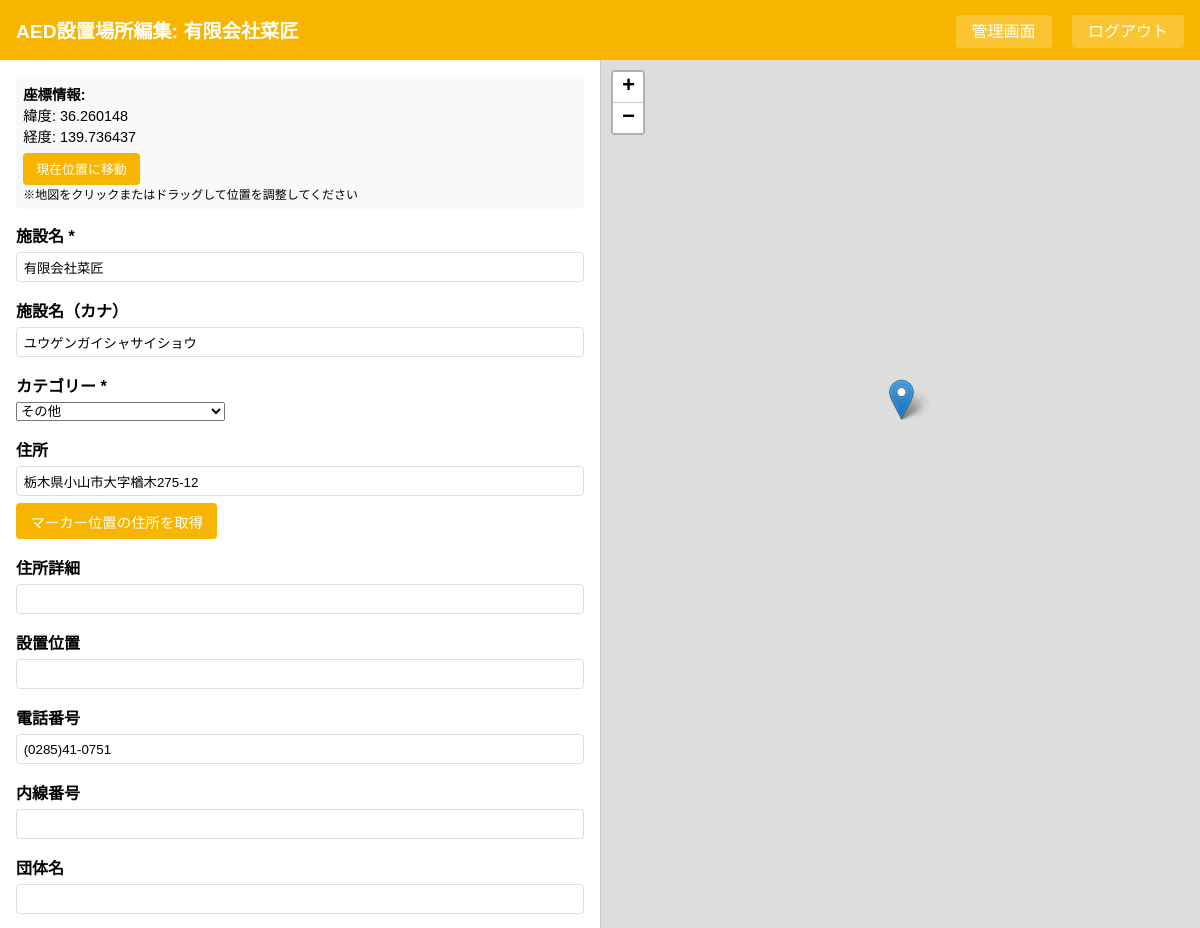
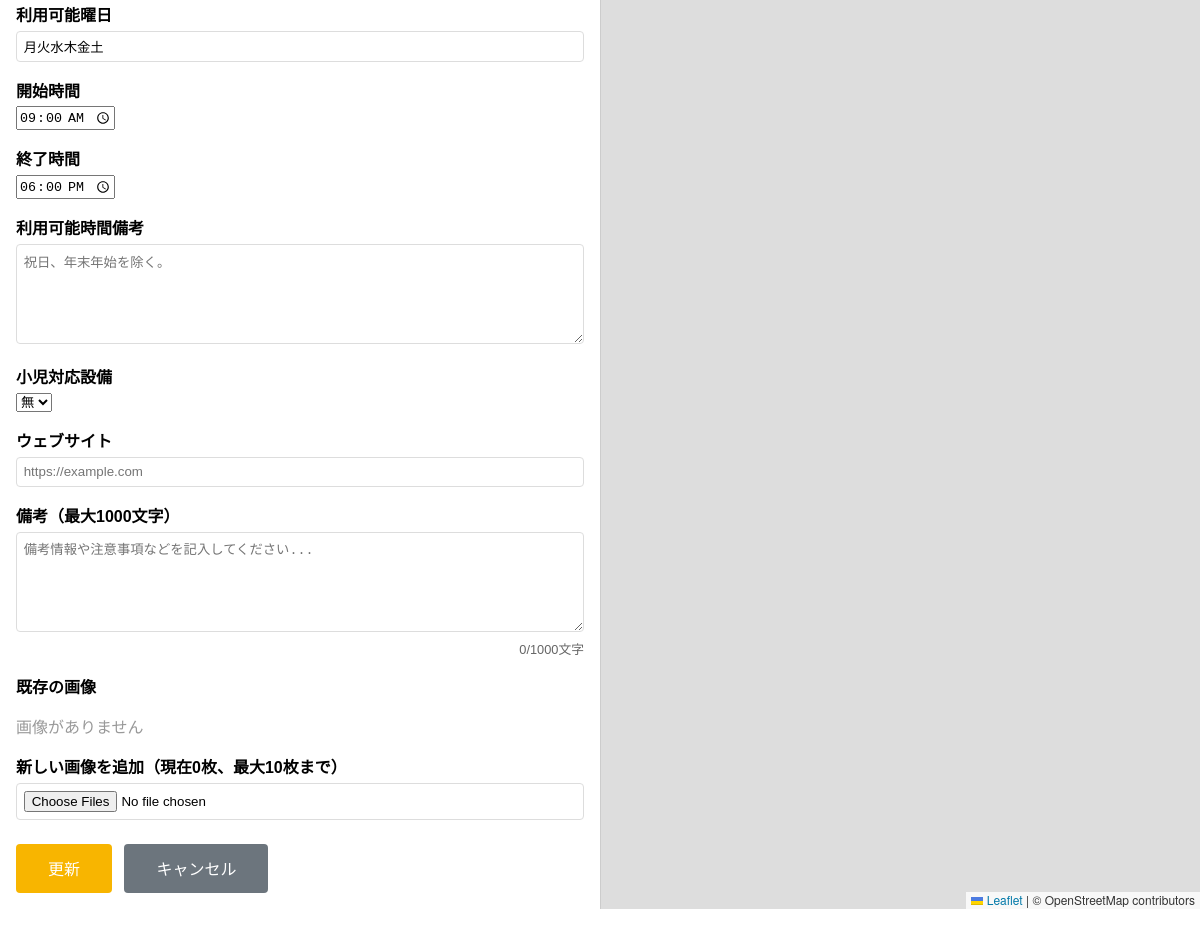
The page /admin_edit.php?id=174 (signed in) on the database its author committed (2 pictures, top to bottom).
### tables this page shows
CREATE TABLE facilities (
        id INTEGER PRIMARY KEY AUTOINCREMENT,
        csv_no TEXT,
        name TEXT NOT NULL,
        name_kana TEXT,
        lat REAL NOT NULL,
        lng REAL NOT NULL,
        address TEXT,
        address_detail TEXT,
        installation_position TEXT,
        phone TEXT,
        phone_extension TEXT,
        corporate_number TEXT,
        organization_name TEXT,
        available_days TEXT,
        start_time TEXT,
        end_time TEXT,
        available_hours_note TEXT,
        pediatric_support TEXT,
        website TEXT,
        note TEXT,
        category TEXT,
        updated_at DATETIME DEFAULT CURRENT_TIMESTAMP
    );

### auth_check.php (called while the page is built, shortened)
<?php
function getConfigPath() {
    $searchPaths = [
        __DIR__ . '/../../app_db/oyama_aed_map/config.php',
        __DIR__ . '/../../../app_db/oyama_aed_map/config.php',
        __DIR__ . '/app_db/oyama_aed_map/config.php',
        __DIR__ . '/../app_db/oyama_aed_map/config.php',
    ];
    foreach ($searchPaths as $path) {
        if (file_exists($path)) {
            return $path;
        }
    }
    throw new Exception('Config file not found. Searched paths: ' . implode(', ', $searchPaths));
}
function getConfig() {
    static $config = null;
    if ($config === null) {
        $config = require_once getConfigPath();
    }
    return $config;
}
$config = getConfig();

### facility_form_functions.php (called while the page is built, shortened)
<?php
require_once 'auth_check.php';
function formatTimeForInput($time) {
    if (preg_match('/^\d{2}:\d{2}$/', $time)) return $time;
    if (preg_match('/^(\d{1,2}):(\d{2})$/', $time, $matches)) {
        return sprintf('%02d:%02d', intval($matches[1]), intval($matches[2]));
    }
    return $time;
}
function getFacilityImages($db, $facilityId) {
    $images = [];
    $stmt = $db->prepare('SELECT id, filename, original_name FROM facility_images WHERE facility_id = :facility_id ORDER BY id');
    $stmt->bindValue(':facility_id', $facilityId, SQLITE3_INTEGER);
    $res = $stmt->execute();
    return $images;
}
?>

### admin_edit.php (the view, shortened to what this page needs)
<?php
require_once 'auth_check.php';
require_once 'facility_form_functions.php';
$facilityId = isset($_GET['id']) ? intval($_GET['id']) : 0;
$db = getDatabase();
$stmt = $db->prepare('SELECT * FROM facilities WHERE id = :id');
$stmt->bindValue(':id', $facilityId, SQLITE3_INTEGER);
$res = $stmt->execute();
$facility = $res->fetchArray(SQLITE3_ASSOC);
$images = getFacilityImages($db, $facilityId);
?>
<!DOCTYPE html>
<html lang="ja">
<head>
    <link rel="stylesheet" href="https://unpkg.com/leaflet/dist/leaflet.css" />
    <link rel="stylesheet" href="css/common.css" />
    <link rel="stylesheet" href="css/admin.css" />
</head>
<body>
    <div class="header">
        <h1><?= htmlspecialchars($config['app']['facility_name']) ?>編集: <?= htmlspecialchars($facility['name']) ?></h1>
        <div>
            <a href="admin.php">管理画面</a>
            <a href="?logout=1">ログアウト</a>
        </div>
    </div>
    <div class="container">
        <div class="form-section">
            <form method="POST" enctype="multipart/form-data">
                <div class="coord-info">
                    <strong>座標情報:</strong><br>
                    緯度: <span id="currentLat"><?= htmlspecialchars($facility['lat']) ?></span><br>
                    経度: <span id="currentLng"><?= htmlspecialchars($facility['lng']) ?></span><br>
                    <button type="button" id="getCurrentLocationBtn" style="margin-top:0.5em; padding:0.5em 1em; font-size:0.9em;">現在位置に移動</button><br>
                    <small>※地図をクリックまたはドラッグして位置を調整してください</small>
                </div>
                <div class="form-group">
                    <label for="name"><?= htmlspecialchars($config['app']['field_labels']['name']) ?> *</label>
                    <input type="text" id="name" name="name" required value="<?= htmlspecialchars($facility['name']) ?>">
                </div>
                <div class="form-group">
                    <label for="name_kana"><?= htmlspecialchars($config['app']['field_labels']['name_kana']) ?></label>
                    <input type="text" id="name_kana" name="name_kana" value="<?= htmlspecialchars($facility['name_kana'] ?? '') ?>">
                </div>
                <div class="form-group">
                    <label for="category"><?= htmlspecialchars($config['app']['field_labels']['category']) ?> *</label>
                    <select id="category" name="category" required>
                        <?php foreach ($config['app']['categories'] as $category): ?>
                            <option value="<?= htmlspecialchars($category) ?>" <?= ($facility['category'] === $category) ? 'selected' : '' ?>><?= htmlspecialchars($category) ?></option>
                        <?php endforeach; ?>
                    </select>
                </div>
                <div class="form-group">
                    <label for="address"><?= htmlspecialchars($config['app']['field_labels']['address']) ?></label>
                    <input type="text" id="address" name="address" value="<?= htmlspecialchars($facility['address']) ?>">
                    <button type="button" id="getAddressBtn" style="margin-top:0.5em; padding:0.5em 1em; font-size:0.9em;">マーカー位置の住所を取得</button>
                </div>
                <div class="form-group">
                    <label for="address_detail"><?= htmlspecialchars($config['app']['field_labels']['address_detail']) ?></label>
                    <input type="text" id="address_detail" name="address_detail" value="<?= htmlspecialchars($facility['address_detail'] ?? '') ?>">
                </div>
                <div class="form-group">
                    <label for="installation_position"><?= htmlspecialchars($config['app']['field_labels']['installation_position']) ?></label>
                    <input type="text" id="installation_position" name="installation_position" value="<?= htmlspecialchars($facility['installation_position'] ?? '') ?>">
                </div>
                <div class="form-group">
                    <label for="phone"><?= htmlspecialchars($config['app']['field_labels']['phone']) ?></label>
                    <input type="tel" id="phone" name="phone" value="<?= htmlspecialchars($facility['phone'] ?? '') ?>" placeholder="(0285)23-1111">
                </div>
                <div class="form-group">
                    <label for="phone_extension"><?= htmlspecialchars($config['app']['field_labels']['phone_extension']) ?></label>
                    <input type="text" id="phone_extension" name="phone_extension" value="<?= htmlspecialchars($facility['phone_extension'] ?? '') ?>">
                </div>
                <div class="form-group">
                    <label for="organization_name"><?= htmlspecialchars($config['app']['field_labels']['organization_name']) ?></label>
                    <input type="text" id="organization_name" name="organization_name" value="<?= htmlspecialchars($facility['organization_name'] ?? '') ?>">
                </div>
                <div class="form-group">
                    <label for="available_days"><?= htmlspecialchars($config['app']['field_labels']['available_days']) ?></label>
                    <input type="text" id="available_days" name="available_days" value="<?= htmlspecialchars($facility['available_days'] ?? '') ?>" placeholder="月火水木金">
                </div>
                <div class="form-group">
                    <label for="start_time"><?= htmlspecialchars($config['app']['field_labels']['start_time']) ?></label>
                    <input type="time" id="start_time" name="start_time" value="<?= htmlspecialchars(formatTimeForInput($facility['start_time'] ?? '')) ?>">
                </div>
                <div class="form-group">
                    <label for="end_time"><?= htmlspecialchars($config['app']['field_labels']['end_time']) ?></label>
                    <input type="time" id="end_time" name="end_time" value="<?= htmlspecialchars(formatTimeForInput($facility['end_time'] ?? '')) ?>">
                </div>
                <div class="form-group">
                    <label for="available_hours_note"><?= htmlspecialchars($config['app']['field_labels']['available_hours_note']) ?></label>
                    <textarea id="available_hours_note" name="available_hours_note" rows="2" maxlength="500" placeholder="祝日、年末年始を除く。"><?= htmlspecialchars($facility['available_hours_note'] ?? '') ?></textarea>
                </div>
                <div class="form-group">
                    <label for="pediatric_support"><?= htmlspecialchars($config['app']['field_labels']['pediatric_support']) ?></label>
                    <?php
                    $pediatric_value = trim($facility['pediatric_support'] ?? '');
                    ?>
                    <select id="pediatric_support" name="pediatric_support">
                        <option value="無" <?= ($pediatric_value === '無') ? 'selected' : '' ?>>無</option>
                    </select>
                </div>
                <div class="form-group">
                    <label for="website"><?= htmlspecialchars($config['app']['field_labels']['website']) ?></label>
                    <input type="url" id="website" name="website" value="<?= htmlspecialchars($facility['website'] ?? '') ?>" placeholder="https://example.com">
                </div>
                <div class="form-group">
                    <label for="note"><?= htmlspecialchars($config['app']['field_labels']['note']) ?>（最大1000文字）</label>
                    <textarea id="note" name="note" rows="5" maxlength="1000" placeholder="備考情報や注意事項などを記入してください..."><?= htmlspecialchars($facility['note'] ?? '') ?></textarea>
                    <div style="font-size:0.8em; color:#666; text-align:right; margin-top:0.3em;">
                        <span id="noteCount">0</span>/1000文字
                    </div>
                </div>
                <div class="form-group">
                    <label>既存の<?= htmlspecialchars($config['app']['field_labels']['images']) ?></label>
                    <div class="existing-images">
                        <?php if (empty($images)): ?>
                            <p style="color:#999;"><?= htmlspecialchars($config['app']['field_labels']['images']) ?>がありません</p>
                        <?php endif; ?>
                    </div>
                </div>
                <div class="form-group">
                    <label for="new_images">新しい<?= htmlspecialchars($config['app']['field_labels']['images']) ?>を追加（現在<?= count($images) ?>枚、最大10枚まで）</label>
                    <input type="file" id="new_images" name="new_images[]" multiple accept="image/*">
                </div>
                <button type="submit">更新</button>
                <button type="button" class="btn-secondary" onclick="location.href='admin.php'">キャンセル</button>
            </form>
        </div>
        <div class="map-section">
            <div id="map"></div>
        </div>
    </div>
</body>
</html>

### css/common.css (style rules this page uses)
html, body { height: 100%; margin: 0; padding: 0; font-family: sans-serif; box-sizing: border-box; }
.header { display: flex; justify-content: space-between; align-items: center; background: #f8b500; color: #fff; padding: 1em; margin: 0; }
.header h1 { margin: 0; font-size: 1.2em; }
.header a { color: #fff; text-decoration: none; margin-left: 1em; padding: 0.5em 1em; background: rgba(255,255,255,0.2); border-radius: 4px; }
button { padding: 0.8em 2em; background: #f8b500; color: #fff; border: none; border-radius: 4px; cursor: pointer; font-size: 1em; margin-right: 0.5em; }
input[type="text"], input[type="email"], input[type="tel"], input[type="url"], input[type="password"], input[type="number"], input[type="file"], textarea { width: 100%; padding: 0.5em; border: 1px solid #ddd; border-radius: 4px; box-sizing: border-box; }
textarea { resize: vertical; min-height: 100px; }

### css/admin.css (style rules this page uses)
.container { display: grid; grid-template-columns: 1fr 1fr; height: calc(100vh - 80px); }
.form-section { padding: 1em; overflow-y: auto; }
.map-section { border-left: 1px solid #ccc; }
.map-section #map { height: 100%; width: 100%; }
.form-group { margin-bottom: 1em; }
label { display: block; margin-bottom: 0.3em; font-weight: bold; }
.btn-secondary { background: #6c757d; }
.coord-info { background: #f8f9fa; padding: 0.5em; border-radius: 4px; font-size: 0.9em; margin-bottom: 1em; }
.existing-images { margin-bottom: 1em; }

### rows shown on the page
facilities: name "有限会社菜匠", lat "36.260148", lng "139.736437", name_kana "ユウゲンガイシャサイショウ", category "その他", address "栃木県小山市大字楢木275-12", phone "(0285)41-0751", available_days "月火水木金土", start_time "09:00", end_time "18:00", pediatric_support "無"

### other values the page prints
$config['app']['facility_name'] "AED設置場所"
$config['app']['field_labels']['name'] "施設名"
$config['app']['field_labels']['name_kana'] "施設名（カナ）"
$config['app']['field_labels']['category'] "カテゴリー"
$config['app']['field_labels']['address'] "住所"
$config['app']['field_labels']['address_detail'] "住所詳細"
$config['app']['field_labels']['installation_position'] "設置位置"
$config['app']['field_labels']['phone'] "電話番号"
$config['app']['field_labels']['phone_extension'] "内線番号"
$config['app']['field_labels']['organization_name'] "団体名"
$config['app']['field_labels']['available_days'] "利用可能曜日"
$config['app']['field_labels']['start_time'] "開始時間"
$config['app']['field_labels']['end_time'] "終了時間"
$config['app']['field_labels']['available_hours_note'] "利用可能時間備考"
$config['app']['field_labels']['pediatric_support'] "小児対応設備"
